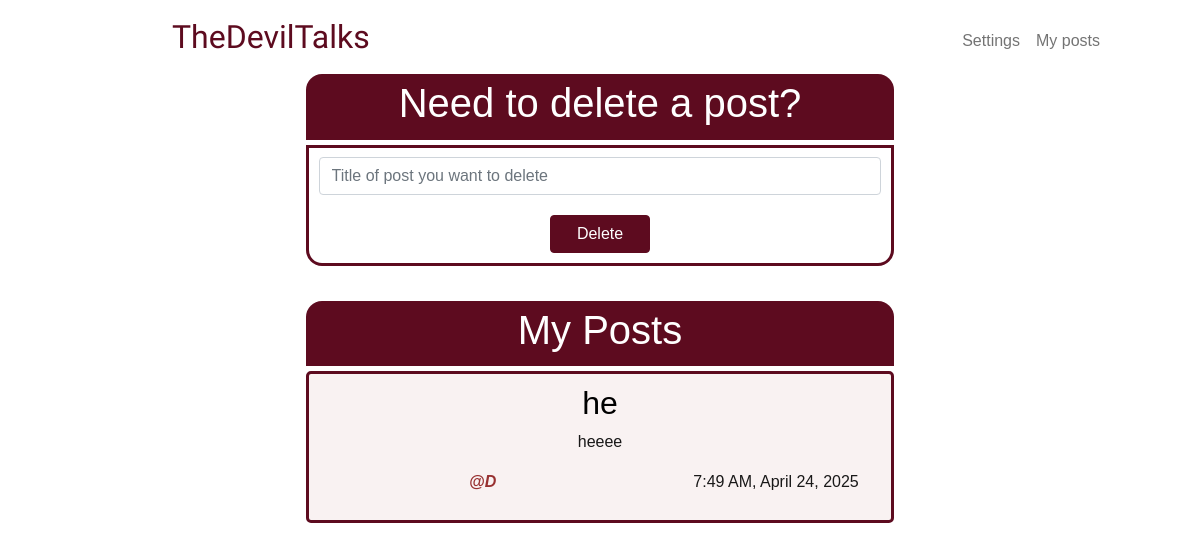
/my-posts (signed in), run on an earlier commit of the app's database.
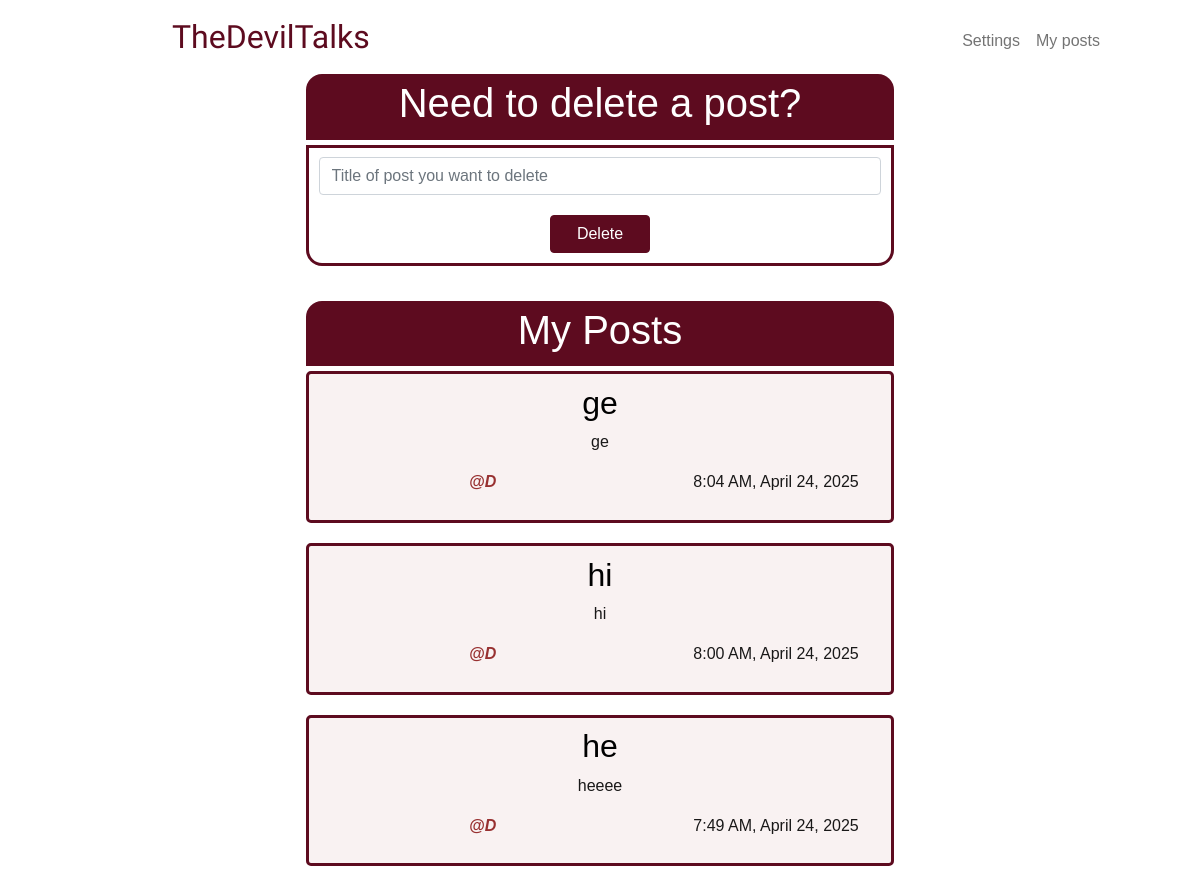
And on a later commit of the database.
### tables this page shows
CREATE TABLE posts (
    id INTEGER PRIMARY KEY AUTOINCREMENT NOT NULL,
    user_id INTEGER NOT NULL,
    title TEXT NOT NULL, 
    content TEXT NOT NULL,
    time_stamp DATETIME DEFAULT CURRENT_TIMESTAMP,
    FOREIGN KEY (user_id) REFERENCES users(id) ON DELETE CASCADE
);

CREATE TABLE users (
    id INTEGER PRIMARY KEY AUTOINCREMENT NOT NULL,
    username TEXT UNIQUE NOT NULL,
    hashed_password TEXT NOT NULL,
    joined_at DATETIME NOT NULL DEFAULT CURRENT_TIMESTAMP,
    is_admin BOOLEAN DEFAULT FALSE
);

### app.py (the view)
@app.route("/my-posts", methods=["GET", "POST"])
@login_required
def my_posts():
    fetch_query = """
        SELECT
            posts.id,
            posts.title,
            posts.content,
            posts.time_stamp,
            users.username
        FROM posts
        JOIN users ON posts.user_id = users.id
        WHERE posts.user_id = ?
        ORDER BY posts.time_stamp DESC;
    """
    if request.method == "POST":
        if not request.form.get("delete-title"):
            error_delete_title = "*Type in title of post you want to delete"
            user_posts = db.execute(fetch_query, session["user_id"])
            return render_template("my_posts.html", error_delete_title=error_delete_title, user_posts=user_posts)
        delete_title = request.form.get("delete-title")
        rows = db.execute("SELECT * FROM posts WHERE  title = ? AND user_id = ? ", delete_title, session["user_id"])
        if len(rows) == 0:
            error_invalid_title = "*You don't have a post with such title"
            user_posts = db.execute(fetch_query, session["user_id"])
            return render_template("my_posts.html", error_invalid_title=error_invalid_title, user_posts=user_posts)
        else:
            delete_title = request.form.get("delete-title")
            db.execute("DELETE FROM posts WHERE title = ? AND user_id = ? ", delete_title, session["user_id"])
            user_posts = db.execute(fetch_query, session["user_id"])
            return render_template("my_posts.html", user_posts=user_posts)
    else:
        user_posts = db.execute(fetch_query, session["user_id"])
        return render_template("my_posts.html",  user_posts=user_posts)

### app.py (called while the page is built)
def login_required(f):
    @wraps(f)
    def decorated_function(*args, **kwargs):
        if session.get("user_id") is None:
            return redirect("/login")
        return f(*args, **kwargs)
    return decorated_function

@app.template_filter("format_datetime")
def format_datetime(date_time):
    try:
        parsed_date_time = datetime.strptime(date_time, "%Y-%m-%d %H:%M:%S")
        if platform.system() == "Windows":
            format = "%#I:%M %p, %B %d, %Y" # Hashtag instead of '-'
        else:
            format = "%-I:%M %p, %B %d, %Y" # UNIX OS: '-' instead of Hashtag
        return parsed_date_time.strftime(format)
    except Exception:
        return date_time

### templates/my_posts.html (shortened to what this page needs)
{% extends "layout.html" %}
{% block main %}
    <div class="users-post-header">
        <h1> Need to delete a post? </h1>
    </div>
    <div class="users-post-container">
        <form action="/my-posts" method="post">
            <div class="mb-3">
                <input class="form-control" id="delete-title" name="delete-title" placeholder="Title of post you want to delete" type="text" >
            </div>
            <button class="btn btn-primary main-button" id="delete-button" type="submit"> Delete </button>
        </form>
    </div>
    <div class="others-post-header">
        <h1> My Posts </h1>
    </div>
    <div>
        {% for post in user_posts %}
            <div class="others-post-container">
                <h2>{{ post["title"] }} </h2>
                <p>{{ post["content"] }} </p>
                <div class="row">
                    <div class="column left">
                        <p class="username"><strong> @{{ post["username"] }} </strong></p>
                    </div>
                    <div class="column right">
                        <p> {{ post["time_stamp"] | format_datetime }} </p>
                    </div>
                </div>
            </div>
        {% endfor %}
    </div>
{% endblock %}

What changed in the data, as far as the page shows it:
added posts: title "ge", content "ge", username "D", time_stamp "8:04 AM, April 24, 2025"
added posts: title "hi", content "hi", username "D", time_stamp "8:00 AM, April 24, 2025"
